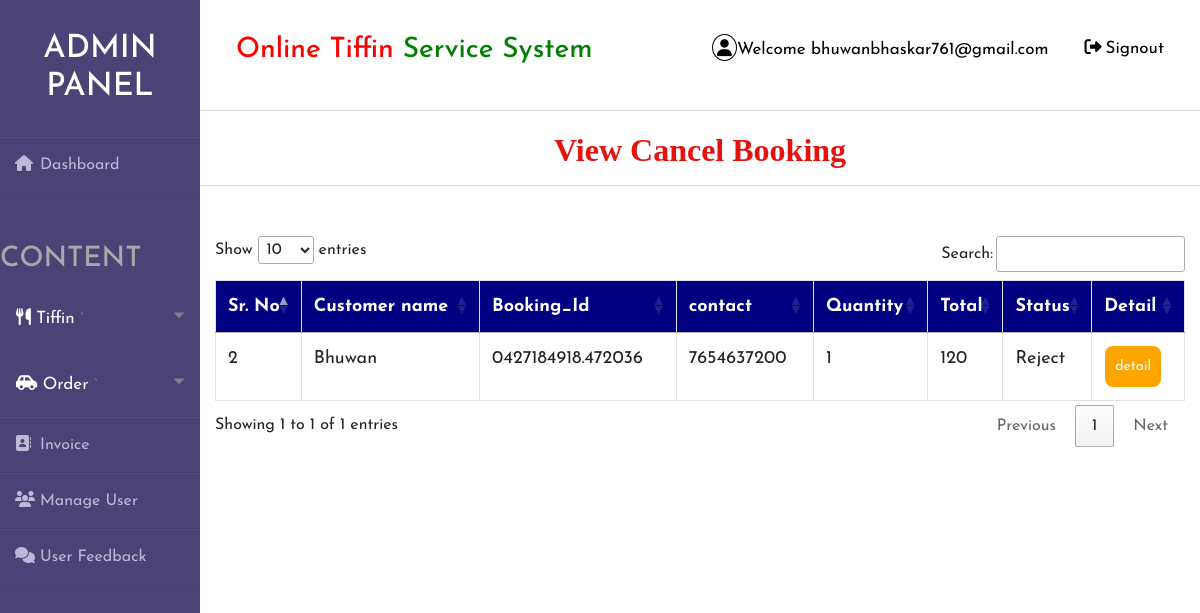
Page /cancel_view_booking (signed in) on the committed database.
### tiffin/models.py (models this page shows, shortened)
class Booking(models.Model):
    book_id = models.CharField(max_length=500,null=True)
    status = models.ForeignKey(Status,on_delete=models.CASCADE,null=True)
    signup = models.ForeignKey(Signup,on_delete=models.CASCADE,null=True)
    food = models.ForeignKey(Food,on_delete=models.CASCADE,null=True)
    order_date = models.DateField(null=True)
    time = models.TimeField(null=True)
    from_date = models.DateField(null=True)
    to_date = models.DateField(null=True)
    quantity  = models.IntegerField(null=True)
    day1 = models.IntegerField(null=True)
    address= models.CharField(max_length=100,null=True)
    city= models.CharField(max_length=100,null=True)
    total = models.IntegerField(null=True)

class Signup(models.Model):
    user = models.ForeignKey(User, on_delete=models.CASCADE, null=True)
    contact = models.CharField(max_length=10, null=True)
    image = models.FileField(null=True)

class Status(models.Model):
    status = models.CharField(max_length=30,null=True)

### tiffin/views.py (the view)
# urls.py: path('cancel_view_booking',Cancel_View_Booking, name="cancel_view_booking"),
def Cancel_View_Booking(request):
    if not request.user.is_authenticated:
        return redirect('login_admin')
    book = Booking.objects.all()
    d = {'book': book}
    return render(request, 'cancel_view_booking.html', d)

### tiffin/templates/cancel_view_booking.html (shortened to what this page needs)
{% extends 'admin_nav.html' %}
{% block body %}
<center><h2 style="font-family : 'Monotype Corsiva' ; color : #E6120E ; font-weight : bold;margin-top:2%">View Cancel Booking</h2></center><hr>
 <div class="container">
<table class="table table-bordered" id="myTable">
  <thead>
  <tr>
    <th>Sr. No</th>
    <th>Customer name</th>
    <th>Booking_Id</th>
    <th>contact</th>
      <th>Quantity</th>
      <th>Total</th>
      <th>Status</th>
    <th>Detail</th>
  </tr>
  </thead>
   <tbody>
{% for i in book %}
{% ifequal 'Reject' i.status.status %}
  <tr>
      <td>{{forloop.counter}}</td>
    <td>{{i.signup.user.first_name}}</td>
    <td>{{i.book_id}}</td>
    <td>{{i.signup.contact}}</td>
    <td>{{i.quantity}}</td>
      <td>{{i.total}}</td>
      <td>{{i.status.status}}</td>
      <td><a href="{% url 'booking_detail' i.id %}"><button class="button button1">detail</button></a></td>
  </tr>
{% endifequal %}
   {% endfor %}
    </tbody>
</table>
 </div>
{% endblock %}

### tiffin/templates/admin_nav.html (shortened to what this page needs)
<!DOCTYPE html>
<html lang="en">
{% load static %}
<head>
	<link rel="stylesheet" href="{% static 'style1.css' %}">
    <link rel="stylesheet" href="https://cdnjs.cloudflare.com/ajax/libs/font-awesome/4.7.0/css/font-awesome.min.css">
    <link rel="stylesheet" href="https://maxcdn.bootstrapcdn.com/bootstrap/4.0.0/css/bootstrap.min.css">
  <link rel = stylesheet href = "//cdn.datatables.net/1.10.19/css/jquery.dataTables.min.css">
</head>
<body>
<div class="wrapper">
    <div class="sidebar">
        <h2>Admin Panel</h2>
        <ul>
            <li style="margin-bottom:50px"><a href="{% url 'admin_home' %}"><i class="fas fa-home"></i>Dashboard</a></li>
            <h3 style="color:Darkgrey;margin-bottom:10px">CONTENT</h3>
            <button class="dropdown dropdown-btn nav-link" style="padding-top:20px;padding-bottom:20px">
                <a href="#" style="color: #fff"><i class="fas fa-utensils"></i>
                    Tiffin</a>
    `           <i class="fa fa-caret-down"></i>
            </button>
            <button class="dropdown-btn nav-link" style="padding-top:20px;padding-bottom:20px">
                <a href="" style="color: #fff"><i class="fas fa-car-side"></i>
                    Order</a>
    `           <i class="fa fa-caret-down"></i>
            </button>
            <li><a href="{% url 'order_invoice' %}"><i class="fas fa-address-book"></i>Invoice</a></li>
            <li><a href="{% url 'view_user' %}"><i class="fas fa-users"></i>Manage User</a></li>
            <li><a href="{% url 'view_feedback' %}"><i class="fas fa-comments"></i>User Feedback</a></li>
</ul>
    </div>
    <div class="main_content">
        <div class="header"><div class="topnav">
  <a class="active" href="#home"><h3><span style="color:red">Online Tiffin</span> <span style="color:green">Service System</span></h3></a>
  <div class="topnav-right">
    <a href="#search"><i style="padding:4px;border-radius:50%;border:1px solid black" class="fas fa-user"></i>Welcome {{request.user.username}}</a>
    <a href="{% url 'logout' %}"><i style="padding:4px;bborder:1px solid black" class="fas fa-sign-out-alt"></i>Signout</a>
  </div>
</div>
</div>
        {% block body %}
        {% endblock %}
    </div>
</div>
</body>
</html>

### tiffin/static/style1.css (style rules this page uses)
* { margin: 0; padding: 0; box-sizing: border-box; list-style: none; text-decoration: none; font-family: 'Josefin Sans', sans-serif; }
body { background-color: #f3f5f9; }
.wrapper { display: flex; position: relative; }
.wrapper .sidebar { width: 200px; height: 100%; background: #4b4276; padding: 30px 0px; position: fixed; }
.wrapper .sidebar h2 { color: #fff; text-transform: uppercase; text-align: center; margin-bottom: 30px; }
.wrapper .sidebar ul li { padding: 15px; border-bottom: 1px solid #bdb8d7; border-bottom: 1px solid rgba(0,0,0,0.05); border-top: 1px solid rgba(255,255,255,0.05); }
.wrapper .sidebar ul li a { color: #bdb8d7; display: block; }
.wrapper .sidebar ul li a .fas { width: 25px; }
.wrapper .main_content { width: 100%; margin-left: 200px; }
.wrapper .main_content .header { padding: 20px; background: #fff; color: #717171; border-bottom: 1px solid #e0e4e8; }
.topnav { overflow: hidden; background-color: #fff; }
.topnav a { float: left; color: black; text-align: center; padding: 14px 16px; text-decoration: none; font-size: 17px; }
.topnav-right { float: right; }

### tiffin/templates/admin_nav.html (style rules this page uses)
.button { background-color: orange; border: none; color: white; padding: 10px; text-align: center; text-decoration: none; display: inline-block; font-size: 14px; margin: 1px 1px; cursor: pointer; }
.button1 { border-radius: 8px; }
* { box-sizing: border-box; }
#myTable { border-collapse: collapse; width: 100%; border: 1px solid #ddd; font-size: 18px; }
#myTable th { text-align: left; padding: 12px; background-color: Navy; color: white; }
#myTable td { text-align: left; padding: 12px; background-color: white; }
#myTable tr { border-bottom: 1px solid #ddd; }
body { font-family: "Lato", sans-serif; }
.sidenav a, .dropdown-btn { padding: 6px 8px 6px 16px; text-decoration: none; font-size: 20px; color: #818181; display: block; border: none; background: none; width: 100%; text-align: left; cursor: pointer; outline: none; }
.fa-caret-down { float: right; padding-right: 8px; }
.nav-link { font-size:17px; }

### rows in the picture
Booking: signup.user.first_name "Bhuwan", book_id "0427184918.472036", signup.contact "7654637200", quantity "1", total "120", status.status "Reject"

### other values in the picture
{{ request.user.username }} "bhuwanbhaskar761@gmail.com"
